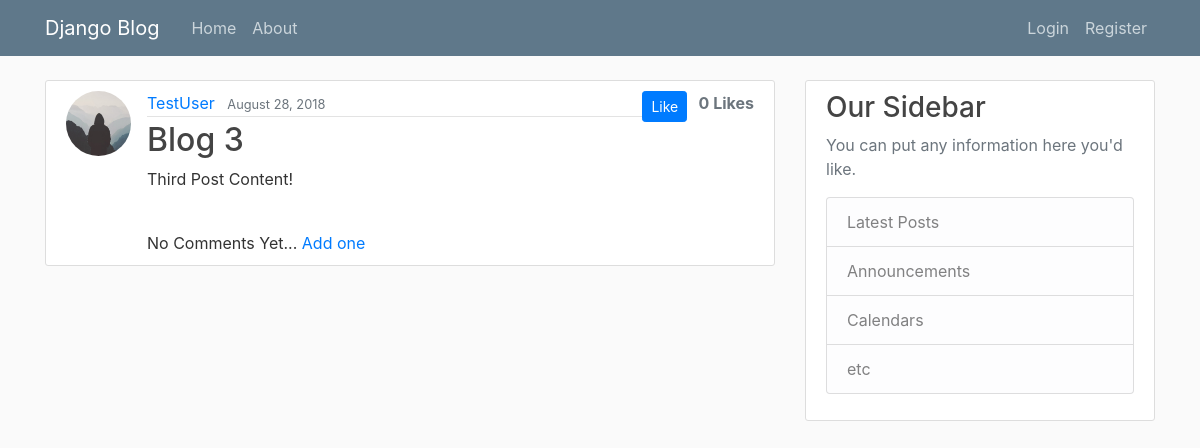
Page /blogs/post/3/ on the earlier database version.
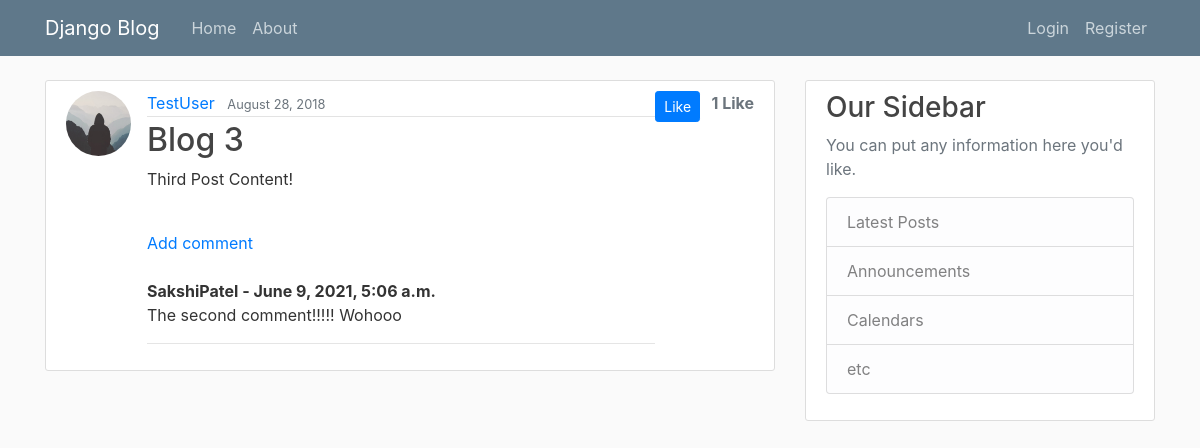
Same page on the later database version.
### blog/models.py (models this page shows, shortened)
class Post(models.Model):
    title = models.CharField(max_length=100)
    content = models.TextField()
    date_posted = models.DateTimeField(default=timezone.now)
    author = models.ForeignKey(User, on_delete=models.CASCADE)
    likes = models.ManyToManyField(User, related_name='blog_posts')
    def number_of_likes(self):
        return self.likes.count()

class Comment(models.Model):
    post = models.ForeignKey(Post, related_name="comments", on_delete=models.CASCADE)
    author = models.ForeignKey(User, on_delete=models.CASCADE)
    body = models.TextField()
    date_added = models.DateTimeField(auto_now_add=True)

### users/models.py (models this page shows, shortened)
class Profile(models.Model):
    user = models.OneToOneField(User, on_delete=models.CASCADE)
    image = models.ImageField(default='default.jpg', upload_to='profile_pics')

### blog/views.py (the view)
# urls.py: path('post/<int:pk>/', PostDetailView.as_view(), name='post-detail'),
class PostDetailView(DetailView):
    model = Post
    def get_context_data(self, **kwargs):
        data = super().get_context_data(**kwargs)
        likes_connected = get_object_or_404(Post, id=self.kwargs['pk'])
        liked = False
        if likes_connected.likes.filter(id=self.request.user.id).exists():
            liked = True
        data['number_of_likes'] = likes_connected.number_of_likes()
        data['post_is_liked'] = liked
        return data

### blog/templates/blog/post_detail.html (shortened to what this page needs)
{% extends "blog/base.html" %}
{% block content %}
  <article class="media content-section">
    <img class="rounded-circle article-img" src="{{ object.author.profile.image.url }}">
    <div class="media-body">
      <div class="article-metadata">
        <a class="mr-2" href="{% url 'user-posts' object.author.username %}">{{ object.author }}</a>
        <small class="text-muted">{{ object.date_posted|date:"F d, Y" }}</small>
      </div>
      <h2 class="article-title">{{ object.title }}</h2>
      <p class="article-content">{{ object.content }}</p>
        <br/>
        {%if not post.comments.all %}
        No Comments Yet...<a href="#"> Add one</a>
        {% else %}
            <a href="">Add comment</a>
            <br/><br/>
            {% for comment in post.comments.all %}
                <strong>{{ comment.author }} - {{comment.date_added}}</strong>
                <br/>
                {{ comment.body }}
                <hr>
            {% endfor %}
        {% endif %}
    </div>
     <form action="{% url 'like_post' post.pk %}" method="POST">
        {% if post_is_liked %}
        <button type="submit" name="post_id" value="{{post.id}}" class="btn btn-primary btn-sm">Unlike</button>
        {% else %}
        <button type="submit" name="post_id" value="{{post.id}}" class="btn btn-primary btn-sm">Like</button>
        {% endif %}
     </form>
    <strong class="text-secondary">&nbsp;&nbsp; {{ number_of_likes }} Like{{ number_of_likes|pluralize }}</strong>
  </article>
{% endblock content %}

### blog/templates/blog/base.html (shortened to what this page needs)
{% load static %}
<!DOCTYPE html>
<html>
<head>
    <link rel="stylesheet" href="https://maxcdn.bootstrapcdn.com/bootstrap/4.0.0/css/bootstrap.min.css">
    <link rel="stylesheet" type="text/css" href="{% static 'blog/main.css' %}">
</head>
<body>
    <header class="site-header">
      <nav class="navbar navbar-expand-md navbar-dark bg-steel fixed-top">
        <div class="container">
          <a class="navbar-brand mr-4" href="{% url 'blog-home' %}">Django Blog</a>
          <div class="collapse navbar-collapse" id="navbarToggle">
            <div class="navbar-nav mr-auto">
              <a class="nav-item nav-link" href="{% url 'blog-home' %}">Home</a>
              <a class="nav-item nav-link" href="{% url 'blog-about' %}">About</a>
            </div>
            <div class="navbar-nav">
              {% if user.is_authenticated %}
                <a class="nav-item nav-link" href="{% url 'post-create' %}">New Post</a>
                <a class="nav-item nav-link" href="{% url 'profile' %}">Profile</a>
                <a class="nav-item nav-link" href="{% url 'logout' %}">Logout</a>
              {% else %}
                <a class="nav-item nav-link" href="{% url 'login' %}">Login</a>
                <a class="nav-item nav-link" href="{% url 'register' %}">Register</a>
              {% endif %}
            </div>
          </div>
        </div>
      </nav>
    </header>
    <main role="main" class="container">
      <div class="row">
        <div class="col-md-8">
          {% block content %}{% endblock %}
        </div>
        <div class="col-md-4">
          <div class="content-section">
            <h3>Our Sidebar</h3>
            <p class='text-muted'>You can put any information here you'd like.
              <ul class="list-group">
                <li class="list-group-item list-group-item-light">Latest Posts</li>
                <li class="list-group-item list-group-item-light">Announcements</li>
                <li class="list-group-item list-group-item-light">Calendars</li>
                <li class="list-group-item list-group-item-light">etc</li>
              </ul>
            </p>
          </div>
        </div>
      </div>
    </main>
</body>
</html>

### blog/static/blog/main.css (style rules this page uses)
body { background: #fafafa; color: #333333; margin-top: 5rem; }
h1, h2, h3, h4, h5, h6 { color: #444444; }
ul { margin: 0; }
.bg-steel { background-color: #5f788a; }
.site-header .navbar-nav .nav-link { color: #cbd5db; }
.content-section { background: #ffffff; padding: 10px 20px; border: 1px solid #dddddd; border-radius: 3px; margin-bottom: 20px; }
.article-title { color: #444444; }
.article-content { white-space: pre-line; }
.article-img { height: 65px; width: 65px; margin-right: 16px; }
.article-metadata { padding-bottom: 1px; margin-bottom: 4px; border-bottom: 1px solid #e3e3e3 }

Differences in the rows shown:
added Comment: author "SakshiPatel", date_added "June 9, 2021, 5:06 a.m.", body "The second comment!!!!! Wohooo"
Other differences:
{{ number_of_likes }}: "0" → "1"
text no longer shown: "No Comments Yet... Add one"
text now shown: "Add comment"
